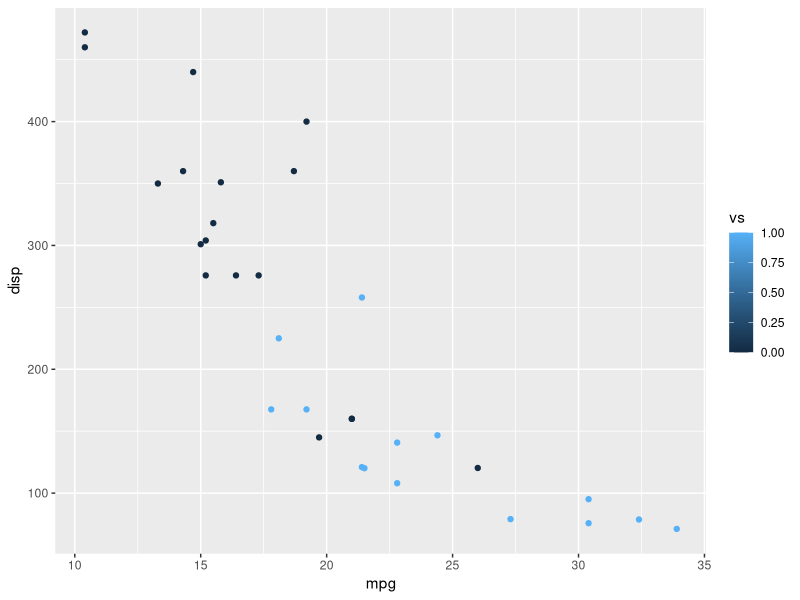

Generate this figure with R: (Note: this script raises an error after producing the figure.)
## ---- chunk 1
library(tidyverse)
mtcars %>%
  ggplot() +
  aes(
    x = mpg,
    y = disp,
    color = vs
  ) +
  geom_point()
## ---- chunk 2
knitr::include_graphics(
  knitr::fig_chunk("scatter", "png")
)
